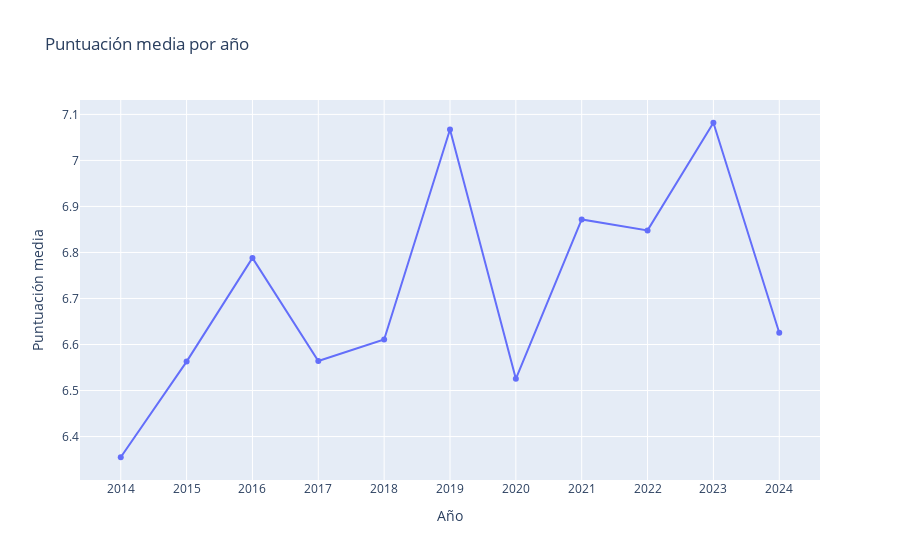

Notebook code cell kept with this figure:
### Code cell
#gráfico media por año

import plotly.express as px
import plotly.io as pio

# pio.renderers.default = 'browser' #activar para VisualStudio u otro visualizador diferente a Jupyter. Abre el gráfico en una pestaña del navegador nueva

pio.renderers.default = "jupyterlab" #Inactivar si se usa Visualstudio y usar la línea anterior

fig = px.line(df_media_anual, 
              x='anio', 
              y='puntuacion', 
              markers=True, 
              title="Puntuación media por año")

fig.update_traces(mode='lines+markers', hovertemplate='Año: %{x}<br>Puntuación: %{y:.2f}')

# Mostrar todos los años en el eje X
fig.update_layout(
    xaxis_title="Año",
    yaxis_title="Puntuación media",
    xaxis=dict(
        tickmode='linear',
        dtick=1  # Mostrar cada año
    )
)

fig.show()

### Figure 1 — Plotly figure (JSON) as saved in the notebook; plotly's stock layout.template omitted (floating-point values rounded to 4 significant figures)
{"data": [{"hovertemplate": "Año: %{x}<br>Puntuación: %{y:.2f}", "legendgroup": "", "line": {"color": "#636efa", "dash": "solid"}, "marker": {"symbol": "circle"}, "mode": "lines+markers", "name": "", "orientation": "v", "showlegend": false, "type": "scatter", "x": [2014, 2015, 2016, 2017, 2018, 2019, 2020, 2021, 2022, 2023, 2024], "xaxis": "x", "y": [6.355, 6.563, 6.788, 6.564, 6.611, 7.067, 6.526, 6.872, 6.848, 7.082, 6.625], "yaxis": "y"}], "layout": {"legend": {"tracegroupgap": 0}, "title": {"text": "Puntuación media por año"}, "xaxis": {"anchor": "y", "domain": [0, 1], "dtick": 1, "tickmode": "linear", "title": {"text": "Año"}}, "yaxis": {"anchor": "x", "domain": [0, 1], "title": {"text": "Puntuación media"}}}}
